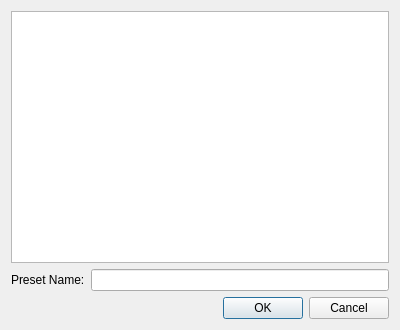
<ui version="4.0" >
 <class>SavePresetDialog</class>
 <widget class="QDialog" name="SavePresetDialog" >
  <property name="geometry" >
   <rect>
    <x>0</x>
    <y>0</y>
    <width>400</width>
    <height>330</height>
   </rect>
  </property>
  <property name="windowTitle" >
   <string>Save Preset</string>
  </property>
  <layout class="QVBoxLayout" >
   <item>
    <widget class="PresetListView" name="listView" />
   </item>
   <item>
    <layout class="QHBoxLayout" >
     <item>
      <widget class="QLabel" name="label" >
       <property name="text" >
        <string>Preset Name:</string>
       </property>
      </widget>
     </item>
     <item>
      <widget class="QLineEdit" name="editName" >
       <property name="maxLength" >
        <number>60</number>
       </property>
      </widget>
     </item>
    </layout>
   </item>
   <item>
    <widget class="QDialogButtonBox" name="buttonBox" >
     <property name="orientation" >
      <enum>Qt::Horizontal</enum>
     </property>
     <property name="standardButtons" >
      <set>QDialogButtonBox::Cancel|QDialogButtonBox::NoButton|QDialogButtonBox::Ok</set>
     </property>
    </widget>
   </item>
  </layout>
 </widget>
 <customwidgets>
  <customwidget>
   <class>PresetListView</class>
   <extends>QListView</extends>
   <header>presetlistview.h</header>
  </customwidget>
 </customwidgets>
 <resources/>
 <connections>
  <connection>
   <sender>buttonBox</sender>
   <signal>accepted()</signal>
   <receiver>SavePresetDialog</receiver>
   <slot>accept()</slot>
   <hints>
    <hint type="sourcelabel" >
     <x>248</x>
     <y>254</y>
    </hint>
    <hint type="destinationlabel" >
     <x>157</x>
     <y>274</y>
    </hint>
   </hints>
  </connection>
  <connection>
   <sender>buttonBox</sender>
   <signal>rejected()</signal>
   <receiver>SavePresetDialog</receiver>
   <slot>reject()</slot>
   <hints>
    <hint type="sourcelabel" >
     <x>316</x>
     <y>260</y>
    </hint>
    <hint type="destinationlabel" >
     <x>286</x>
     <y>274</y>
    </hint>
   </hints>
  </connection>
 </connections>
</ui>
